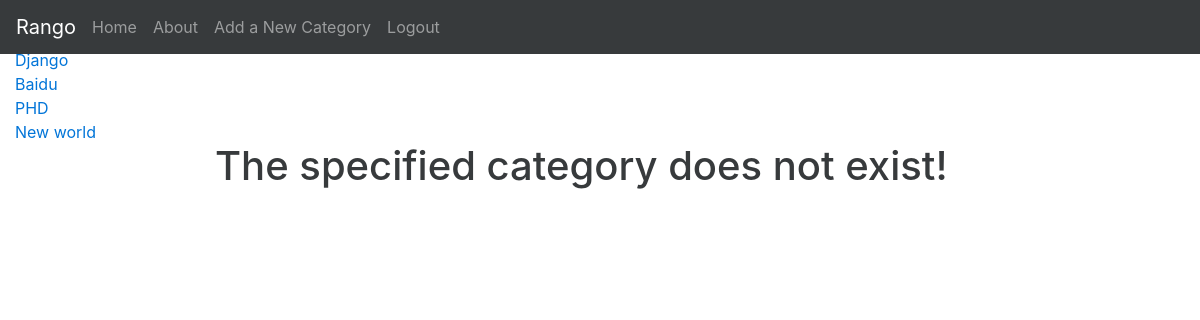
The page /rango/category/Django/add_page/ (signed in) on the database its author committed.
### rango/models.py (models this page shows, shortened)
class Category(models.Model):
	name = models.CharField(max_length = 128, unique = True)
	views = models.IntegerField(default = 0)
	likes = models.IntegerField(default = 0)
	slug = models.SlugField(default = "")
	class Meta:
		verbose_name_plural = 'categories'

### rango/views.py (the view)
# urls.py: url(r'^category/(?P<category_name_slug>[\w\-]+)/add_page/$', views.add_page, name = 'add_page'),
def add_page(request, category_name_slug):
	try:
		category = Category.objects.get(slug = category_name_slug)
	except Category.DoesNotExist:
		category = None
	form = PageForm()
	if request.method == 'POST':
		form = PageForm(request.POST)
		if form.is_valid():
			if category:
				page = form.save(commit = False)
				page.category = category
				page.views = 0
				page.save()
				return show_category(request, category_name_slug)
		else:
			print form.errors
	context_dict = { 'form': form, 'category': category }
	return render(request, 'rango/add_page.html', context_dict)

### rango/templatetags/rango_template_tags.py (called while the page is built)
@register.inclusion_tag('rango/cats.html')
def get_category_list(cat = None):
	return {'cats': Category.objects.all(),
		'act_cat': cat}

### templates/rango/add_page.html (shortened to what this page needs)
{% extends 'rango/base.html' %}
{% block body %}
	{% if category %}
	<h2  class="form-signin-heading">Add a Page to {{ category.name }}</h2>
		<form role = "form" id = 'page_form' method = 'post' action = "{% url 'add_page' category.slug %}">
		{% csrf_token %}
		{% for hidden in form.hidden_fields %}
			{{ hidden }}
		{% endfor %}
		{% for field in form.visible_fields %}
			{{ field.errors }}
			{{ field.help_text }}
			{{ field }}<br />
		{% endfor %}
		<br />
		<button class="btn btn-primary" type="submit" value="Create Categor">Add Page</button>
		</form>
	{% else %}
		<h1>The specified category does not exist!</h1>
	{% endif %}
{% endblock %}

### templates/rango/cats.html
<ul class="nav nav-sidebar">
	{% if cats %}
		{% for c in cats %}
			{% if c == act_cat %}
				<li>
				<strong>
				<a href="{% url 'show_category' c.slug %}">{{ c.name }}</a>
				</strong>
				</li>
			{% else %}
				<li>
				<a href="{% url 'show_category' c.slug %}">{{ c.name }}</a>
				</li>
			{% endif %}
		{% endfor %}
	{% else %}
		<strong>There are no category present.</strong>
	{% endif %}
</ul>

### rows shown on the page
Category: name "Django"
Category: name "Baidu"
Category: name "PHD"
Category: name "New world"
